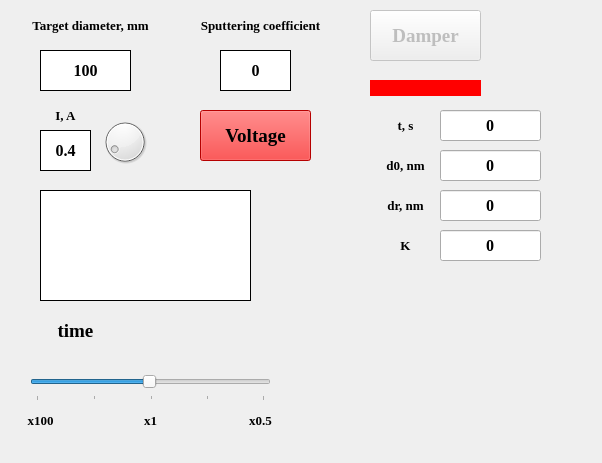
<?xml version="1.0" encoding="UTF-8"?>
<ui version="4.0">
 <class>Dialog</class>
 <widget class="QDialog" name="Dialog">
  <property name="geometry">
   <rect>
    <x>0</x>
    <y>0</y>
    <width>602</width>
    <height>463</height>
   </rect>
  </property>
  <property name="windowTitle">
   <string>Sputtering</string>
  </property>
  <property name="windowIcon">
   <iconset>
    <normaloff>../resources/icon.png</normaloff>../resources/icon.png</iconset>
  </property>
  <widget class="QLabel" name="current_label">
   <property name="geometry">
    <rect>
     <x>40</x>
     <y>100</y>
     <width>51</width>
     <height>31</height>
    </rect>
   </property>
   <property name="font">
    <font>
     <family>Times New Roman</family>
     <pointsize>10</pointsize>
     <weight>75</weight>
     <bold>true</bold>
    </font>
   </property>
   <property name="text">
    <string>I, A</string>
   </property>
   <property name="alignment">
    <set>Qt::AlignCenter</set>
   </property>
  </widget>
  <widget class="QPushButton" name="damper">
   <property name="enabled">
    <bool>false</bool>
   </property>
   <property name="geometry">
    <rect>
     <x>370</x>
     <y>10</y>
     <width>111</width>
     <height>51</height>
    </rect>
   </property>
   <property name="font">
    <font>
     <family>Times New Roman</family>
     <pointsize>14</pointsize>
     <weight>75</weight>
     <bold>true</bold>
    </font>
   </property>
   <property name="text">
    <string>Damper</string>
   </property>
  </widget>
  <widget class="QLabel" name="damper_state">
   <property name="geometry">
    <rect>
     <x>370</x>
     <y>80</y>
     <width>111</width>
     <height>16</height>
    </rect>
   </property>
   <property name="styleSheet">
    <string notr="true">background-color: red;</string>
   </property>
   <property name="text">
    <string/>
   </property>
  </widget>
  <widget class="QLabel" name="d0_label">
   <property name="geometry">
    <rect>
     <x>370</x>
     <y>150</y>
     <width>71</width>
     <height>31</height>
    </rect>
   </property>
   <property name="font">
    <font>
     <family>Times New Roman</family>
     <pointsize>10</pointsize>
     <weight>75</weight>
     <bold>true</bold>
    </font>
   </property>
   <property name="text">
    <string>d0, nm</string>
   </property>
   <property name="alignment">
    <set>Qt::AlignCenter</set>
   </property>
  </widget>
  <widget class="QLabel" name="dr_label">
   <property name="geometry">
    <rect>
     <x>370</x>
     <y>190</y>
     <width>71</width>
     <height>31</height>
    </rect>
   </property>
   <property name="font">
    <font>
     <family>Times New Roman</family>
     <pointsize>10</pointsize>
     <weight>75</weight>
     <bold>true</bold>
    </font>
   </property>
   <property name="text">
    <string>dr, nm</string>
   </property>
   <property name="alignment">
    <set>Qt::AlignCenter</set>
   </property>
  </widget>
  <widget class="QLabel" name="k_label">
   <property name="geometry">
    <rect>
     <x>370</x>
     <y>230</y>
     <width>71</width>
     <height>31</height>
    </rect>
   </property>
   <property name="font">
    <font>
     <family>Times New Roman</family>
     <pointsize>10</pointsize>
     <weight>75</weight>
     <bold>true</bold>
    </font>
   </property>
   <property name="text">
    <string>K</string>
   </property>
   <property name="alignment">
    <set>Qt::AlignCenter</set>
   </property>
  </widget>
  <widget class="QLabel" name="x100">
   <property name="geometry">
    <rect>
     <x>20</x>
     <y>410</y>
     <width>41</width>
     <height>21</height>
    </rect>
   </property>
   <property name="font">
    <font>
     <family>Times New Roman</family>
     <pointsize>10</pointsize>
     <weight>75</weight>
     <bold>true</bold>
    </font>
   </property>
   <property name="text">
    <string>x100</string>
   </property>
   <property name="alignment">
    <set>Qt::AlignCenter</set>
   </property>
  </widget>
  <widget class="QLabel" name="time_rewind">
   <property name="geometry">
    <rect>
     <x>30</x>
     <y>310</y>
     <width>91</width>
     <height>41</height>
    </rect>
   </property>
   <property name="font">
    <font>
     <family>Times New Roman</family>
     <pointsize>14</pointsize>
     <weight>75</weight>
     <bold>true</bold>
    </font>
   </property>
   <property name="text">
    <string>time</string>
   </property>
   <property name="alignment">
    <set>Qt::AlignCenter</set>
   </property>
  </widget>
  <widget class="QSlider" name="timeSlider">
   <property name="geometry">
    <rect>
     <x>30</x>
     <y>370</y>
     <width>241</width>
     <height>31</height>
    </rect>
   </property>
   <property name="cursor">
    <cursorShape>OpenHandCursor</cursorShape>
   </property>
   <property name="mouseTracking">
    <bool>false</bool>
   </property>
   <property name="locale">
    <locale language="English" country="UnitedStates"/>
   </property>
   <property name="minimum">
    <number>1</number>
   </property>
   <property name="maximum">
    <number>200</number>
   </property>
   <property name="singleStep">
    <number>1</number>
   </property>
   <property name="value">
    <number>100</number>
   </property>
   <property name="sliderPosition">
    <number>100</number>
   </property>
   <property name="tracking">
    <bool>true</bool>
   </property>
   <property name="orientation">
    <enum>Qt::Horizontal</enum>
   </property>
   <property name="invertedAppearance">
    <bool>false</bool>
   </property>
   <property name="invertedControls">
    <bool>false</bool>
   </property>
   <property name="tickPosition">
    <enum>QSlider::TicksBelow</enum>
   </property>
   <property name="tickInterval">
    <number>50</number>
   </property>
  </widget>
  <widget class="QLabel" name="x1">
   <property name="geometry">
    <rect>
     <x>130</x>
     <y>410</y>
     <width>41</width>
     <height>21</height>
    </rect>
   </property>
   <property name="font">
    <font>
     <family>Times New Roman</family>
     <pointsize>10</pointsize>
     <weight>75</weight>
     <bold>true</bold>
    </font>
   </property>
   <property name="text">
    <string>x1</string>
   </property>
   <property name="alignment">
    <set>Qt::AlignCenter</set>
   </property>
  </widget>
  <widget class="QLabel" name="x0_5">
   <property name="geometry">
    <rect>
     <x>240</x>
     <y>410</y>
     <width>41</width>
     <height>21</height>
    </rect>
   </property>
   <property name="font">
    <font>
     <family>Times New Roman</family>
     <pointsize>10</pointsize>
     <weight>75</weight>
     <bold>true</bold>
    </font>
   </property>
   <property name="text">
    <string>x0.5</string>
   </property>
   <property name="alignment">
    <set>Qt::AlignCenter</set>
   </property>
  </widget>
  <widget class="QLabel" name="time_label">
   <property name="geometry">
    <rect>
     <x>370</x>
     <y>110</y>
     <width>71</width>
     <height>31</height>
    </rect>
   </property>
   <property name="font">
    <font>
     <family>Times New Roman</family>
     <pointsize>10</pointsize>
     <weight>75</weight>
     <bold>true</bold>
    </font>
   </property>
   <property name="text">
    <string>t, s</string>
   </property>
   <property name="alignment">
    <set>Qt::AlignCenter</set>
   </property>
  </widget>
  <widget class="QLabel" name="status">
   <property name="geometry">
    <rect>
     <x>40</x>
     <y>190</y>
     <width>211</width>
     <height>111</height>
    </rect>
   </property>
   <property name="font">
    <font>
     <family>Times New Roman</family>
     <pointsize>12</pointsize>
     <weight>75</weight>
     <bold>true</bold>
    </font>
   </property>
   <property name="styleSheet">
    <string notr="true">background-color: white;</string>
   </property>
   <property name="frameShape">
    <enum>QFrame::Box</enum>
   </property>
   <property name="text">
    <string/>
   </property>
   <property name="textFormat">
    <enum>Qt::AutoText</enum>
   </property>
   <property name="alignment">
    <set>Qt::AlignCenter</set>
   </property>
   <property name="wordWrap">
    <bool>true</bool>
   </property>
  </widget>
  <widget class="QLabel" name="target_diameter_label">
   <property name="geometry">
    <rect>
     <x>10</x>
     <y>10</y>
     <width>161</width>
     <height>31</height>
    </rect>
   </property>
   <property name="font">
    <font>
     <family>Times New Roman</family>
     <pointsize>10</pointsize>
     <weight>75</weight>
     <bold>true</bold>
    </font>
   </property>
   <property name="text">
    <string>Target diameter, mm</string>
   </property>
   <property name="alignment">
    <set>Qt::AlignCenter</set>
   </property>
  </widget>
  <widget class="QLabel" name="sputtering_coefficient_label">
   <property name="geometry">
    <rect>
     <x>170</x>
     <y>10</y>
     <width>181</width>
     <height>31</height>
    </rect>
   </property>
   <property name="font">
    <font>
     <family>Times New Roman</family>
     <pointsize>10</pointsize>
     <weight>75</weight>
     <bold>true</bold>
    </font>
   </property>
   <property name="text">
    <string>Sputtering coefficient</string>
   </property>
   <property name="alignment">
    <set>Qt::AlignCenter</set>
   </property>
  </widget>
  <widget class="QPushButton" name="voltage">
   <property name="enabled">
    <bool>true</bool>
   </property>
   <property name="geometry">
    <rect>
     <x>200</x>
     <y>110</y>
     <width>111</width>
     <height>51</height>
    </rect>
   </property>
   <property name="font">
    <font>
     <family>Times New Roman</family>
     <pointsize>14</pointsize>
     <weight>75</weight>
     <bold>true</bold>
    </font>
   </property>
   <property name="styleSheet">
    <string notr="true">background-color: red;</string>
   </property>
   <property name="text">
    <string>Voltage</string>
   </property>
  </widget>
  <widget class="QLineEdit" name="K0">
   <property name="geometry">
    <rect>
     <x>440</x>
     <y>230</y>
     <width>101</width>
     <height>31</height>
    </rect>
   </property>
   <property name="font">
    <font>
     <family>Times New Roman</family>
     <pointsize>12</pointsize>
     <weight>75</weight>
     <bold>true</bold>
    </font>
   </property>
   <property name="text">
    <string>0</string>
   </property>
   <property name="alignment">
    <set>Qt::AlignCenter</set>
   </property>
  </widget>
  <widget class="QLineEdit" name="time_value">
   <property name="geometry">
    <rect>
     <x>440</x>
     <y>110</y>
     <width>101</width>
     <height>31</height>
    </rect>
   </property>
   <property name="font">
    <font>
     <family>Times New Roman</family>
     <pointsize>12</pointsize>
     <weight>75</weight>
     <bold>true</bold>
    </font>
   </property>
   <property name="text">
    <string>0</string>
   </property>
   <property name="alignment">
    <set>Qt::AlignCenter</set>
   </property>
  </widget>
  <widget class="QLineEdit" name="dr">
   <property name="geometry">
    <rect>
     <x>440</x>
     <y>190</y>
     <width>101</width>
     <height>31</height>
    </rect>
   </property>
   <property name="font">
    <font>
     <family>Times New Roman</family>
     <pointsize>12</pointsize>
     <weight>75</weight>
     <bold>true</bold>
    </font>
   </property>
   <property name="text">
    <string>0</string>
   </property>
   <property name="alignment">
    <set>Qt::AlignCenter</set>
   </property>
  </widget>
  <widget class="QLineEdit" name="d0">
   <property name="geometry">
    <rect>
     <x>440</x>
     <y>150</y>
     <width>101</width>
     <height>31</height>
    </rect>
   </property>
   <property name="font">
    <font>
     <family>Times New Roman</family>
     <pointsize>12</pointsize>
     <weight>75</weight>
     <bold>true</bold>
    </font>
   </property>
   <property name="text">
    <string>0</string>
   </property>
   <property name="alignment">
    <set>Qt::AlignCenter</set>
   </property>
  </widget>
  <widget class="QLabel" name="sputtering_coefficient">
   <property name="geometry">
    <rect>
     <x>220</x>
     <y>50</y>
     <width>71</width>
     <height>41</height>
    </rect>
   </property>
   <property name="font">
    <font>
     <family>Times New Roman</family>
     <pointsize>12</pointsize>
     <weight>75</weight>
     <bold>true</bold>
    </font>
   </property>
   <property name="styleSheet">
    <string notr="true">background-color: white;</string>
   </property>
   <property name="frameShape">
    <enum>QFrame::Box</enum>
   </property>
   <property name="text">
    <string>0</string>
   </property>
   <property name="alignment">
    <set>Qt::AlignCenter</set>
   </property>
  </widget>
  <widget class="QLabel" name="current">
   <property name="geometry">
    <rect>
     <x>40</x>
     <y>130</y>
     <width>51</width>
     <height>41</height>
    </rect>
   </property>
   <property name="font">
    <font>
     <family>Times New Roman</family>
     <pointsize>12</pointsize>
     <weight>75</weight>
     <bold>true</bold>
    </font>
   </property>
   <property name="styleSheet">
    <string notr="true">background-color: white;</string>
   </property>
   <property name="frameShape">
    <enum>QFrame::Box</enum>
   </property>
   <property name="text">
    <string>0.4</string>
   </property>
   <property name="alignment">
    <set>Qt::AlignCenter</set>
   </property>
  </widget>
  <widget class="QLabel" name="target_diameter">
   <property name="geometry">
    <rect>
     <x>40</x>
     <y>50</y>
     <width>91</width>
     <height>41</height>
    </rect>
   </property>
   <property name="font">
    <font>
     <family>Times New Roman</family>
     <pointsize>12</pointsize>
     <weight>75</weight>
     <bold>true</bold>
    </font>
   </property>
   <property name="styleSheet">
    <string notr="true">background-color: white;</string>
   </property>
   <property name="frameShape">
    <enum>QFrame::Box</enum>
   </property>
   <property name="text">
    <string>100</string>
   </property>
   <property name="alignment">
    <set>Qt::AlignCenter</set>
   </property>
  </widget>
  <widget class="QDial" name="current_dial">
   <property name="geometry">
    <rect>
     <x>100</x>
     <y>110</y>
     <width>50</width>
     <height>64</height>
    </rect>
   </property>
   <property name="minimum">
    <number>3</number>
   </property>
   <property name="maximum">
    <number>15</number>
   </property>
   <property name="singleStep">
    <number>1</number>
   </property>
   <property name="pageStep">
    <number>1</number>
   </property>
   <property name="value">
    <number>4</number>
   </property>
   <property name="tracking">
    <bool>true</bool>
   </property>
   <property name="wrapping">
    <bool>false</bool>
   </property>
  </widget>
 </widget>
 <resources/>
 <connections/>
</ui>
